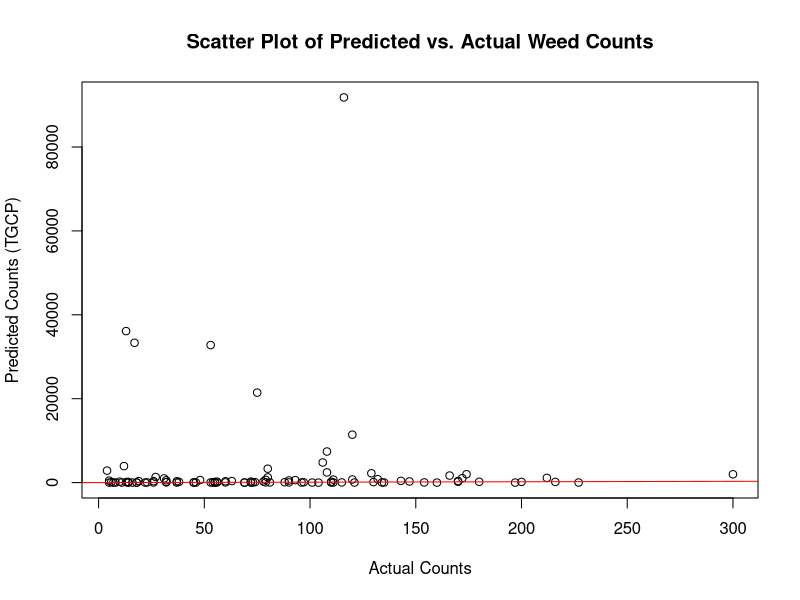
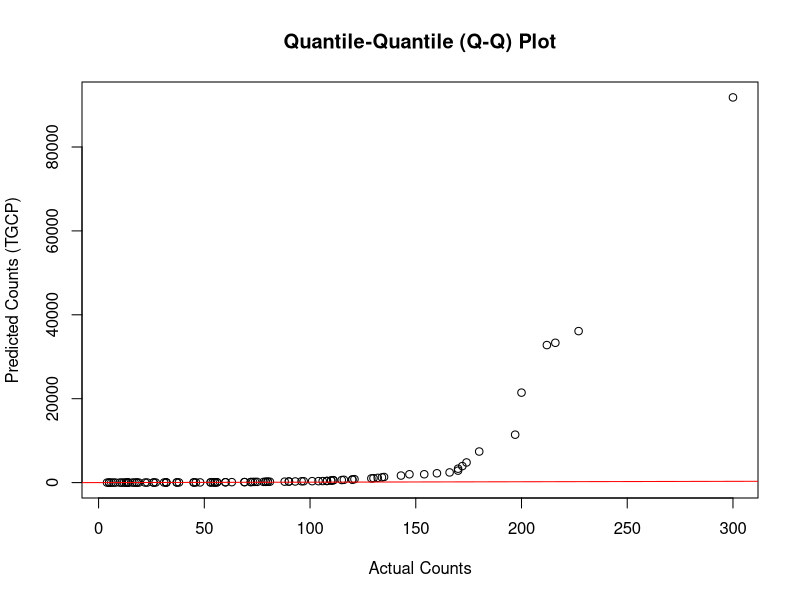

Source code (R) for these figures, in order:
# Load necessary libraries
library(MASS)  # For rlnorm
library(sp)     # For spatial data handling
spatial_data_CSV <- read.csv("spatial_data.csv")
# Function to simulate Poisson-distributed c(s) values based on intensity
simulate_counts <- function(intensity_values) {
  # Simulate Poisson-distributed c(s) values based on intensity
  simulated_counts <- rpois(length(intensity_values), lambda = intensity_values)
  return(simulated_counts)
}

# Function to generate intensity field (w(s)) based on predicted μ and σ^2
generate_intensity_field <- function(mu, sigma2, spatial_data) {
  # Simulate the intensity field (w(s)) based on the distribution defined by μ and σ^2
  # For example, assuming a log-normal distribution
  log_normal_samples <- rlnorm(n, meanlog = mu, sdlog = sqrt(sigma2))
  
  # Assign intensity values to spatial data
  spatial_data$intensity <- log_normal_samples
  
  return(spatial_data)
}

# Define the number of spatial locations (n)
n <- 100  # Replace with your desired value

# Assuming you have predicted μ and σ^2 values for the intensity field
# Replace with your actual predicted values
predicted_mu <- 5.022    # Predicted μ
predicted_sigma2 <- 5.25 # Predicted σ^2

# Generate spatial data (e.g., a grid of points or specific locations)
# Replace with your spatial data creation or loading
spatial_data <- data.frame(
  x = runif(n),
  y = runif(n)
)

# Generate the intensity field (w(s))
spatial_data <- generate_intensity_field(predicted_mu, predicted_sigma2, spatial_data)

# Simulate c(s) values based on the intensity field
spatial_data$c_values <- simulate_counts(spatial_data$intensity)

# Print or use the simulated c(s) values
print(spatial_data)


## plotting the predicted values of the weed count against the actual weed count values 
# Assuming you have predicted_values and actual_values vectors
# Replace these with your actual data
predicted_values <- spatial_data$c_values  # Simulated counts
actual_values <- spatial_data_CSV$Exact.weed.counts  # Actual weed counts

# Create a scatter plot
plot(actual_values, predicted_values, 
     ylab = "Predicted Counts (TGCP)",
     xlab = "Actual Counts",
     main = "Scatter Plot of Predicted vs. Actual Weed Counts")

# Add a 45-degree reference line for comparison
abline(0,1, col = "red")


### Drawing the QQ plot 
# Assuming you have predicted_values and actual_values vectors
predicted_values <- spatial_data$c_values  # Simulated counts
actual_values <- spatial_data_CSV$Exact.weed.counts  # Actual weed counts

# Create a Quantile-Quantile (Q-Q) plot
qqplot(actual_values, predicted_values, 
       ylab = "Predicted Counts (TGCP)",
       xlab = "Actual Counts",
       main = "Quantile-Quantile (Q-Q) Plot")

# Add a reference line for comparison
abline(0, 1, col = "red")

### mean Square error of TGCP model
## calculating the mean square error by the prediction using the TGCP model 
# Calculate residuals
residuals <-actual_values - predicted_values

# Square residuals
squared_residuals <- residuals^2

# Calculate MSE
mse <- mean(squared_residuals)

# Print the MSE
cat("Mean Squared Error (MSE):", mse, "\n")

# MSE of the TGCP model is 20724.17
